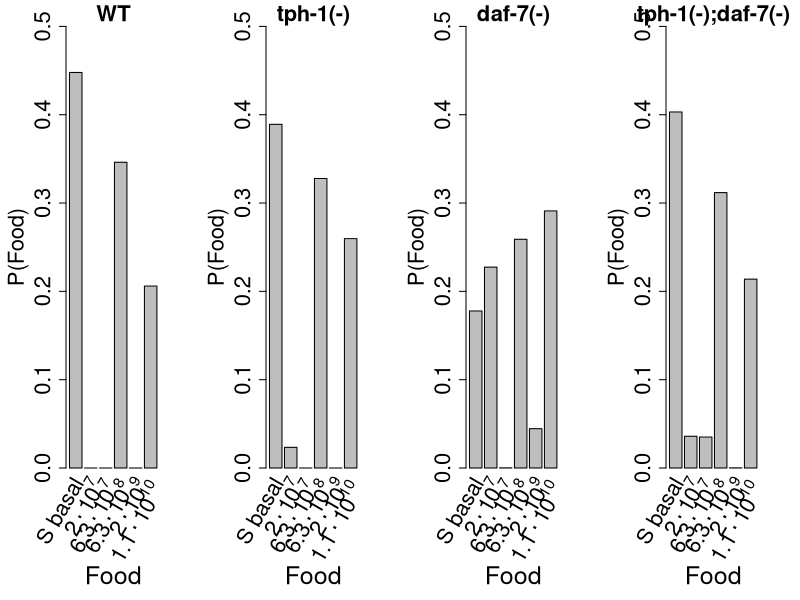
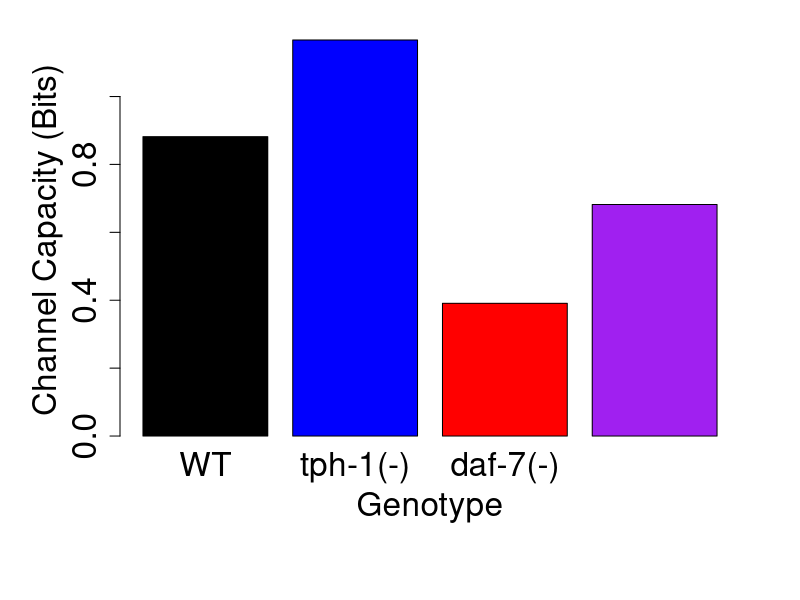

Here is the R script that generated these plots, in order:

pdf196<-c(0.447823, 1.23438e-127, 3.01869e-68, 0.346158, 4.28946e-21, 0.20602);
pdf404<-c(0.389131, 0.0233961, 1.50518e-13, 0.327774, 5.05232e-08, 0.2597)
pdf402<-c(0.177805, 0.22745, 0.00015111, 0.258977, 0.0445254, 0.291091)
pdf435<-c(0.403121, 0.03592, 0.0350744, 0.311838, 0.000184441, 0.213861);

info<-c(0.881731,1.16645,0.390971,0.681934);
names(info)=c("WT","tph-1(-)","daf-7(-)","tph-1(-);daf-7(-)")
foodlist = expression("S basal", 2%.%10^7, 6.3%.%10^7, 6.3%.%10^8, 2%.%10^9, 1.1%.%10^10);

#X11(width=12,height=3)
pdf("input_dists.pdf",width=12,height=3)
layout(matrix(c(1,2,3,4),nrow=1),heights=c(4,4,4,4));
par(mar=c(10,5,2,3));
barplot(pdf196,	main=names(info)[1],cex.main=2,cex.axis=2,ylim=c(0,.5),
		ylab="P(Food)",cex.lab=2,xlab="");
mtext("Food",side=1,line=8,cex=1.5);
text(seq(0.5,6.5,length=6),par("usr")[3], labels = foodlist, srt = 60, adj = c(1.1,1.1), xpd = TRUE, cex=2);
barplot(pdf404,	main=names(info)[2],cex.main=2,cex.axis=2,ylim=c(0,.5),
		ylab="P(Food)",cex.lab=2);
mtext("Food",side=1,line=8,cex=1.5);
text(seq(0.5,6.5,length=6),par("usr")[3], labels = foodlist, srt = 60, adj = c(1.1,1.1), xpd = TRUE, cex=2);
barplot(pdf402,	main=names(info)[3],cex.main=2,cex.axis=2,ylim=c(0,.5),
		ylab="P(Food)",cex.lab=2);
mtext("Food",side=1,line=8,cex=1.5);
text(seq(0.5,6.5,length=6),par("usr")[3], labels = foodlist, srt = 60, adj = c(1.1,1.1), xpd = TRUE, cex=2);
barplot(pdf435,	main=names(info)[4],cex.main=2,cex.axis=2,ylim=c(0,.5),
		ylab="P(Food)",cex.lab=2);
mtext("Food",side=1,line=8,cex=1.5);
text(seq(0.5,6.5,length=6),par("usr")[3], labels = foodlist, srt = 60, adj = c(1.1,1.1), xpd = TRUE, cex=2);
dev.off();

#X11()
pdf("optimal2.pdf")
par(mar=c(8,6,2,3));
barplot(info,
	ylab="Channel Capacity (Bits)",cex.lab=2,cex.names=2,cex.axis=2,
	col=c("black","blue","red","purple"),xlab="Genotype")

dev.off()
